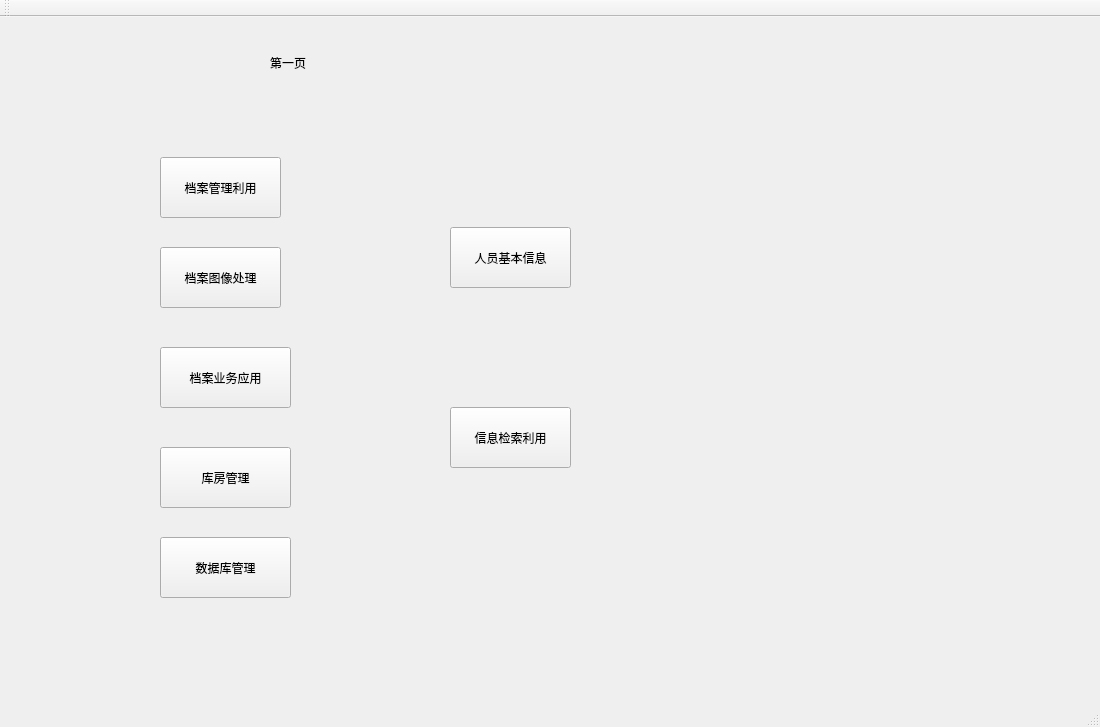
<?xml version="1.0" encoding="UTF-8"?>
<ui version="4.0">
 <class>MainWindow</class>
 <widget class="QMainWindow" name="MainWindow">
  <property name="geometry">
   <rect>
    <x>0</x>
    <y>0</y>
    <width>1100</width>
    <height>727</height>
   </rect>
  </property>
  <property name="windowTitle">
   <string>MainWindow</string>
  </property>
  <widget class="QWidget" name="centralWidget">
   <widget class="QStackedWidget" name="stackedWidget">
    <property name="geometry">
     <rect>
      <x>20</x>
      <y>0</y>
      <width>1021</width>
      <height>671</height>
     </rect>
    </property>
    <property name="frameShape">
     <enum>QFrame::NoFrame</enum>
    </property>
    <property name="currentIndex">
     <number>0</number>
    </property>
    <widget class="QWidget" name="page_3">
     <widget class="QLabel" name="label">
      <property name="geometry">
       <rect>
        <x>250</x>
        <y>40</y>
        <width>54</width>
        <height>12</height>
       </rect>
      </property>
      <property name="text">
       <string>第一页</string>
      </property>
     </widget>
     <widget class="QPushButton" name="photoBtn">
      <property name="geometry">
       <rect>
        <x>140</x>
        <y>230</y>
        <width>121</width>
        <height>61</height>
       </rect>
      </property>
      <property name="text">
       <string>档案图像处理</string>
      </property>
     </widget>
     <widget class="QPushButton" name="workBtn">
      <property name="geometry">
       <rect>
        <x>140</x>
        <y>330</y>
        <width>131</width>
        <height>61</height>
       </rect>
      </property>
      <property name="text">
       <string>档案业务应用</string>
      </property>
     </widget>
     <widget class="QPushButton" name="storeBtn">
      <property name="geometry">
       <rect>
        <x>140</x>
        <y>430</y>
        <width>131</width>
        <height>61</height>
       </rect>
      </property>
      <property name="text">
       <string>库房管理</string>
      </property>
     </widget>
     <widget class="QPushButton" name="databaseBtn">
      <property name="geometry">
       <rect>
        <x>140</x>
        <y>520</y>
        <width>131</width>
        <height>61</height>
       </rect>
      </property>
      <property name="text">
       <string>数据库管理</string>
      </property>
     </widget>
     <widget class="QPushButton" name="infoSearchBtn">
      <property name="geometry">
       <rect>
        <x>140</x>
        <y>140</y>
        <width>121</width>
        <height>61</height>
       </rect>
      </property>
      <property name="text">
       <string>档案管理利用</string>
      </property>
     </widget>
     <widget class="QStackedWidget" name="stackedWidget1">
      <property name="geometry">
       <rect>
        <x>370</x>
        <y>160</y>
        <width>531</width>
        <height>341</height>
       </rect>
      </property>
      <property name="currentIndex">
       <number>0</number>
      </property>
      <widget class="QWidget" name="page_4">
       <widget class="QPushButton" name="personnelBasicInfo">
        <property name="geometry">
         <rect>
          <x>60</x>
          <y>50</y>
          <width>121</width>
          <height>61</height>
         </rect>
        </property>
        <property name="text">
         <string>人员基本信息</string>
        </property>
       </widget>
       <widget class="QPushButton" name="pushButton_6">
        <property name="geometry">
         <rect>
          <x>60</x>
          <y>230</y>
          <width>121</width>
          <height>61</height>
         </rect>
        </property>
        <property name="text">
         <string>信息检索利用</string>
        </property>
       </widget>
      </widget>
      <widget class="QWidget" name="page_5">
       <widget class="QPushButton" name="pushButton">
        <property name="geometry">
         <rect>
          <x>50</x>
          <y>50</y>
          <width>111</width>
          <height>61</height>
         </rect>
        </property>
        <property name="text">
         <string>档案图像处理</string>
        </property>
       </widget>
      </widget>
      <widget class="QWidget" name="page_6">
       <widget class="QPushButton" name="pushButton_5">
        <property name="geometry">
         <rect>
          <x>80</x>
          <y>22</y>
          <width>131</width>
          <height>51</height>
         </rect>
        </property>
        <property name="text">
         <string>档案材料接收</string>
        </property>
       </widget>
       <widget class="QPushButton" name="pushButton_7">
        <property name="geometry">
         <rect>
          <x>80</x>
          <y>100</y>
          <width>131</width>
          <height>51</height>
         </rect>
        </property>
        <property name="text">
         <string>档案借阅业务</string>
        </property>
       </widget>
       <widget class="QPushButton" name="pushButton_8">
        <property name="geometry">
         <rect>
          <x>80</x>
          <y>180</y>
          <width>131</width>
          <height>51</height>
         </rect>
        </property>
        <property name="text">
         <string>档案转递业务</string>
        </property>
       </widget>
       <widget class="QPushButton" name="pushButton_9">
        <property name="geometry">
         <rect>
          <x>80</x>
          <y>250</y>
          <width>131</width>
          <height>51</height>
         </rect>
        </property>
        <property name="text">
         <string>档案查阅业务</string>
        </property>
       </widget>
      </widget>
      <widget class="QWidget" name="page_7">
       <widget class="QPushButton" name="pushButton_2">
        <property name="geometry">
         <rect>
          <x>100</x>
          <y>50</y>
          <width>111</width>
          <height>51</height>
         </rect>
        </property>
        <property name="text">
         <string>库房设置</string>
        </property>
       </widget>
       <widget class="QPushButton" name="pushButton_10">
        <property name="geometry">
         <rect>
          <x>100</x>
          <y>140</y>
          <width>111</width>
          <height>51</height>
         </rect>
        </property>
        <property name="text">
         <string>在库档案查询</string>
        </property>
       </widget>
      </widget>
      <widget class="QWidget" name="page_8">
       <widget class="QPushButton" name="pushButton_3">
        <property name="geometry">
         <rect>
          <x>90</x>
          <y>40</y>
          <width>111</width>
          <height>51</height>
         </rect>
        </property>
        <property name="text">
         <string>数据库设置</string>
        </property>
       </widget>
      </widget>
     </widget>
    </widget>
    <widget class="QWidget" name="page">
     <widget class="QWidget" name="verticalLayoutWidget">
      <property name="geometry">
       <rect>
        <x>30</x>
        <y>20</y>
        <width>951</width>
        <height>441</height>
       </rect>
      </property>
      <layout class="QVBoxLayout" name="verticalLayout"/>
     </widget>
     <widget class="QPushButton" name="searchBtn">
      <property name="geometry">
       <rect>
        <x>390</x>
        <y>490</y>
        <width>121</width>
        <height>61</height>
       </rect>
      </property>
      <property name="text">
       <string>查  找</string>
      </property>
     </widget>
     <widget class="QLabel" name="label_2">
      <property name="geometry">
       <rect>
        <x>280</x>
        <y>520</y>
        <width>54</width>
        <height>12</height>
       </rect>
      </property>
      <property name="text">
       <string>第二页</string>
      </property>
     </widget>
    </widget>
    <widget class="QWidget" name="page_2">
     <widget class="QLabel" name="label_3">
      <property name="geometry">
       <rect>
        <x>200</x>
        <y>470</y>
        <width>54</width>
        <height>12</height>
       </rect>
      </property>
      <property name="text">
       <string>第三页</string>
      </property>
     </widget>
    </widget>
   </widget>
  </widget>
  <widget class="QMenuBar" name="menuBar">
   <property name="geometry">
    <rect>
     <x>0</x>
     <y>0</y>
     <width>1100</width>
     <height>23</height>
    </rect>
   </property>
  </widget>
  <widget class="QToolBar" name="mainToolBar">
   <attribute name="toolBarArea">
    <enum>TopToolBarArea</enum>
   </attribute>
   <attribute name="toolBarBreak">
    <bool>false</bool>
   </attribute>
  </widget>
  <widget class="QStatusBar" name="statusBar"/>
 </widget>
 <layoutdefault spacing="6" margin="11"/>
 <resources/>
 <connections/>
</ui>
